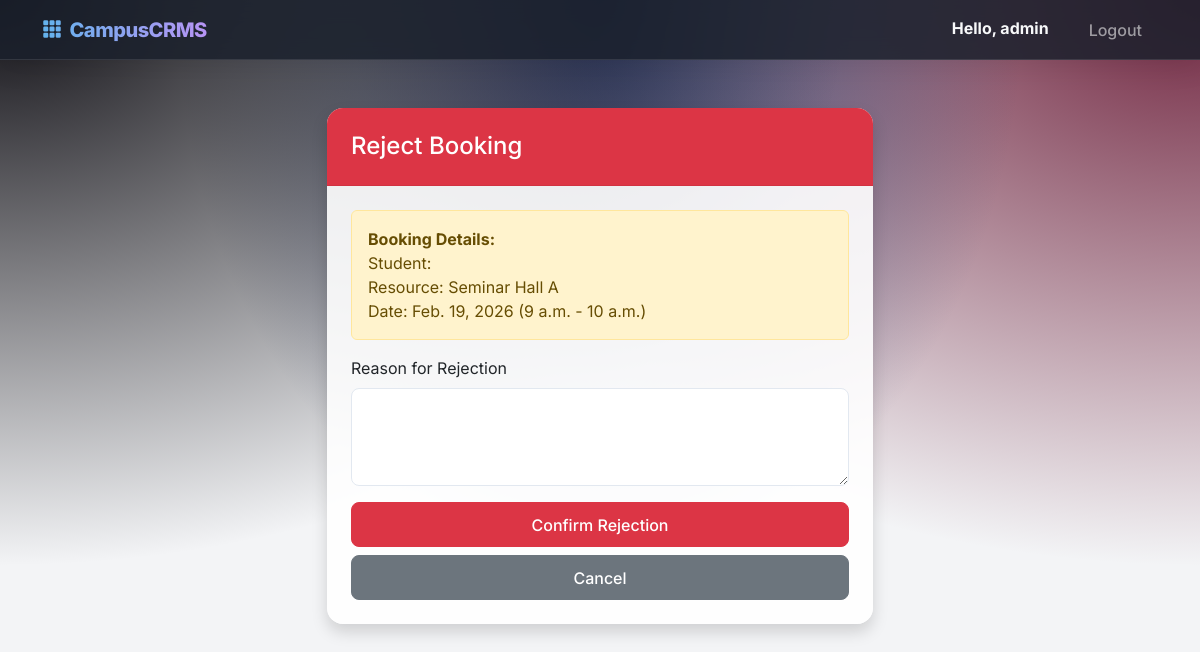
Page /reject/8/ (signed in) on the committed database.
### campus_app/models.py (models this page shows, shortened)
class User(AbstractUser):
    role = models.CharField(
        max_length=10,
        choices=UserRole.choices,
        default=UserRole.STUDENT
    )
    phone = models.CharField(max_length=15, blank=True, null=True)

class Booking(models.Model):
    STATUS_CHOICES = [
        ('PENDING_REP', 'Pending Class Rep'), # Initial for Students
        ('PENDING_STAFF', 'Pending Faculty Advisor'), # Approved by Rep / Initial for Rep
        ('STAFF_APPROVED', 'Pending Admin'), # Approved by Staff
        ('APPROVED', 'Approved'),             # Final Approval by Admin
        ('REJECTED', 'Rejected'),
    ]
    user = models.ForeignKey(User, on_delete=models.CASCADE, related_name='bookings')
    resource = models.ForeignKey(Resource, on_delete=models.CASCADE, related_name='bookings')
    booking_date = models.DateField()
    start_time = models.TimeField(help_text="Start time (09:00 - 16:00)", default='09:00')
    end_time = models.TimeField(help_text="End time (09:00 - 16:00)", default='17:00')
    status = models.CharField(
        max_length=20,
        choices=STATUS_CHOICES,
        default='PENDING'
    )
    rejection_reason = models.TextField(blank=True, null=True)
    created_at = models.DateTimeField(auto_now_add=True)
    class Meta:
        ordering = ['-created_at']

class Resource(models.Model):
    name = models.CharField(max_length=100)
    type = models.CharField(max_length=20, choices=ResourceType.choices)
    capacity = models.IntegerField()
    status = models.CharField(
        max_length=20,
        choices=ResourceStatus.choices,
        default=ResourceStatus.AVAILABLE
    )
    created_at = models.DateTimeField(auto_now_add=True)

### campus_app/views.py (the view, shortened to what this page needs)
# urls.py: path('reject/<int:booking_id>/', reject_booking, name='reject_booking'),
@login_required
def reject_booking(request, booking_id):
    booking = Booking.objects.get(pk=booking_id)
    if request.method == 'POST':
        form = RejectionForm(request.POST)
        if form.is_valid():
            reason = form.cleaned_data['reason']
            booking.status = 'REJECTED'
            booking.rejection_reason = reason
            booking.save()
            messages.success(request, "Booking rejected with reason.")
            return redirect('dashboard')
    else:
        form = RejectionForm()
    return render(request, 'reject_booking.html', {'form': form, 'booking': booking})

### campus_app/forms.py
class RejectionForm(forms.Form):
    reason = forms.CharField(widget=forms.Textarea(attrs={'class': 'form-control', 'rows': 3}), required=True, label="Reason for Rejection")

### templates/reject_booking.html (shortened to what this page needs)
{% extends 'base.html' %}
{% block content %}
<div class="row justify-content-center mt-5">
    <div class="col-md-6">
        <div class="card shadow border-danger">
            <div class="card-header bg-danger text-white">
                <h4 class="mb-0">Reject Booking</h4>
            </div>
            <div class="card-body p-4">
                <div class="alert alert-warning">
                    <strong>Booking Details:</strong><br>
                    Student: {{ booking.user.first_name }} {{ booking.user.last_name }}<br>
                    Resource: {{ booking.resource.name }}<br>
                    Date: {{ booking.booking_date }} ({{ booking.start_time }} - {{ booking.end_time }})
                </div>
                <form method="post">
                    {% for field in form %}
                    <div class="mb-3">
                        <label for="{{ field.id_for_label }}" class="form-label">{{ field.label }}</label>
                        {{ field }}
                    </div>
                    {% endfor %}
                    <div class="d-grid gap-2">
                        <button type="submit" class="btn btn-danger">Confirm Rejection</button>
                        <a href="{% url 'dashboard' %}" class="btn btn-secondary">Cancel</a>
                    </div>
                </form>
            </div>
        </div>
    </div>
</div>
{% endblock %}

### templates/base.html (shortened to what this page needs)
<!DOCTYPE html>
<html lang="en">
<head>
    <link href="https://cdn.jsdelivr.net/npm/bootstrap@5.3.0/dist/css/bootstrap.min.css" rel="stylesheet">
    {% load static %}
    <link href="{% static 'css/style.css' %}" rel="stylesheet">
</head>
<body>
    <nav class="navbar navbar-expand-lg navbar-dark navbar-glass sticky-top mb-4">
        <div class="container">
            <a class="navbar-brand" href="{% url 'dashboard' %}">
                <i class="bi bi-grid-3x3-gap-fill me-2"></i>CampusCRMS
            </a>
            <div class="collapse navbar-collapse" id="navbarNav">
                <ul class="navbar-nav ms-auto">
                    {% if user.is_authenticated %}
                    <li class="nav-item">
                        <span class="nav-link text-light fw-bold">Hello, {{ user.username }}</span>
                    </li>
                    <li class="nav-item">
                        <a class="nav-link btn btn-outline-light btn-sm ms-3 px-3 rounded-pill"
                            href="{% url 'logout' %}">Logout</a>
                    </li>
                    {% endif %}
                </ul>
            </div>
        </div>
    </nav>
    <div class="container fade-in">
        {% block content %}{% endblock %}
    </div>
    <link rel="stylesheet" href="https://cdn.jsdelivr.net/npm/bootstrap-icons@1.11.1/font/bootstrap-icons.css">
</body>
</html>

### static/css/style.css (style rules this page uses)
:root { --primary-gradient: linear-gradient(135deg, #667eea 0%, #764ba2 100%); --card-bg: rgba(255, 255, 255, 0.9); --glass-bg: rgba(255, 255, 255, 0.7); --glass-border: 1px solid rgba(255, 255, 255, 0.18); --text-primary: #2d3748; --text-secondary: #718096; --shadow-soft: 0 10px 15px -3px rgba(0, 0, 0, 0.1), 0 4px 6px -2px rgba(0, 0, 0, 0.05); --shadow-hover: 0 20px 25px -5px rgba(0, 0, 0, 0.1), 0 10px 10px -5px rgba(0, 0, 0, 0.04); }
body { font-family: 'Inter', sans-serif; background: #f3f4f6; background-image: radial-gradient(at 0% 0%, hsla(253, 16%, 7%, 1) 0, transparent 50%), radial-gradient(at 50% 0%, hsla(225, 39%, 30%, 1) 0, transparent 50%), radial-gradient(at 100% 0%, hsla(339, 49%, 30%, 1) 0, transparent 50%); background-attachment: fixed; background-size: cover; color: var(--text-primary); min-height: 100vh; }
.fade-in { animation: fadeIn 0.6s ease-out forwards; }
.navbar-glass { background: rgba(26, 32, 44, 0.85) !important; backdrop-filter: blur(10px); border-bottom: 1px solid rgba(255, 255, 255, 0.1); box-shadow: 0 4px 30px rgba(0, 0, 0, 0.1); }
.navbar-brand { font-weight: 800; letter-spacing: -0.5px; background: linear-gradient(to right, #63b3ed, #b794f4); -webkit-background-clip: text; background-clip: text; -webkit-text-fill-color: transparent; color: transparent; }
.card { background: var(--card-bg); border: none; border-radius: 1rem; box-shadow: var(--shadow-soft); transition: all 0.3s cubic-bezier(0.4, 0, 0.2, 1); overflow: hidden; }
.card-header { background: transparent; border-bottom: 1px solid rgba(0, 0, 0, 0.05); font-weight: 600; padding: 1.5rem; }
.card-body { padding: 1.5rem; }
.btn { border-radius: 0.5rem; padding: 0.6rem 1.2rem; font-weight: 500; transition: all 0.2s; }
.form-control { border-radius: 0.5rem; padding: 0.75rem 1rem; border: 1px solid #e2e8f0; box-shadow: none; transition: all 0.2s; }

### rows in the picture
User: username "admin"
Booking: resource.name "Seminar Hall A", booking_date "Feb. 19, 2026", start_time "9 a.m.", end_time "10 a.m."

### other values in the picture
{{ field.label }} "Reason for Rejection"
